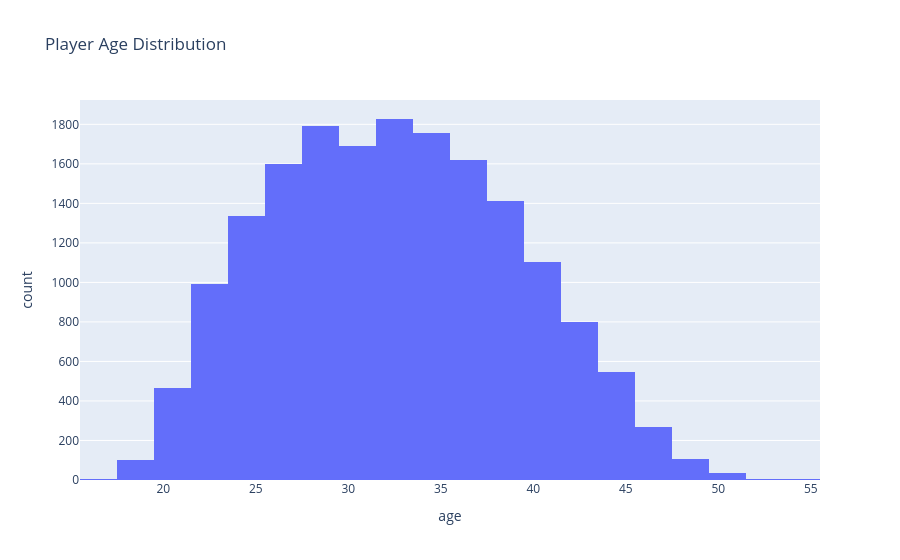

Write notebook code for a chart like this one.
### Code cell
fig=px.histogram(master_df,x='age',nbins=30,title="Player Age Distribution")
fig.show()

### Figure 1 — Plotly figure (JSON) as saved in the notebook; plotly's stock layout.template omitted (floating-point values rounded to 4 significant figures; data arrays with more than 128 entries replaced by an {"elided": "..."} marker saying what was removed)
{"data": [{"bingroup": "x", "hovertemplate": "age=%{x}<br>count=%{y}<extra></extra>", "legendgroup": "", "marker": {"color": "#636efa", "pattern": {"shape": ""}}, "name": "", "nbinsx": 30, "orientation": "v", "showlegend": false, "type": "histogram", "x": {"elided": "17467 int values"}, "xaxis": "x", "yaxis": "y"}], "layout": {"barmode": "relative", "legend": {"tracegroupgap": 0}, "title": {"text": "Player Age Distribution"}, "xaxis": {"anchor": "y", "domain": [0, 1], "title": {"text": "age"}}, "yaxis": {"anchor": "x", "domain": [0, 1], "title": {"text": "count"}}}}
